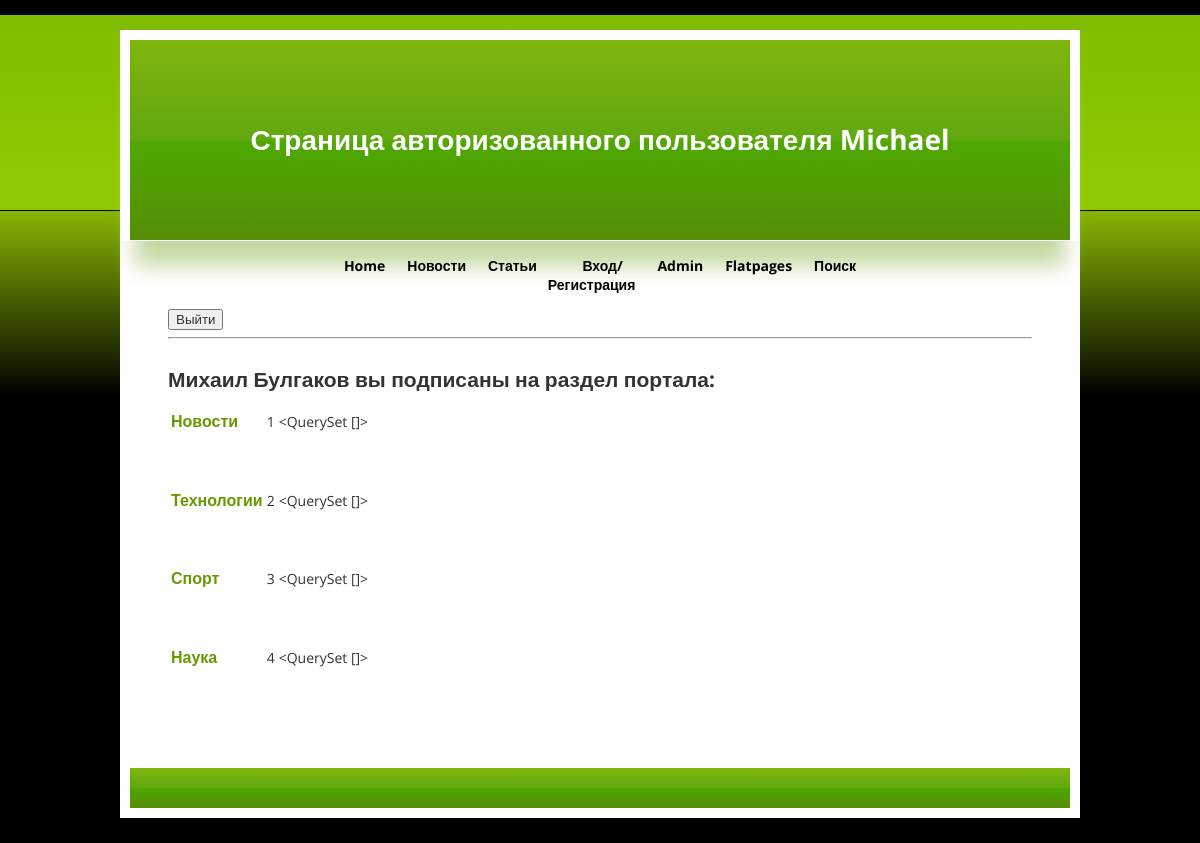
Before: /authorization/ (signed in) with the older database file.
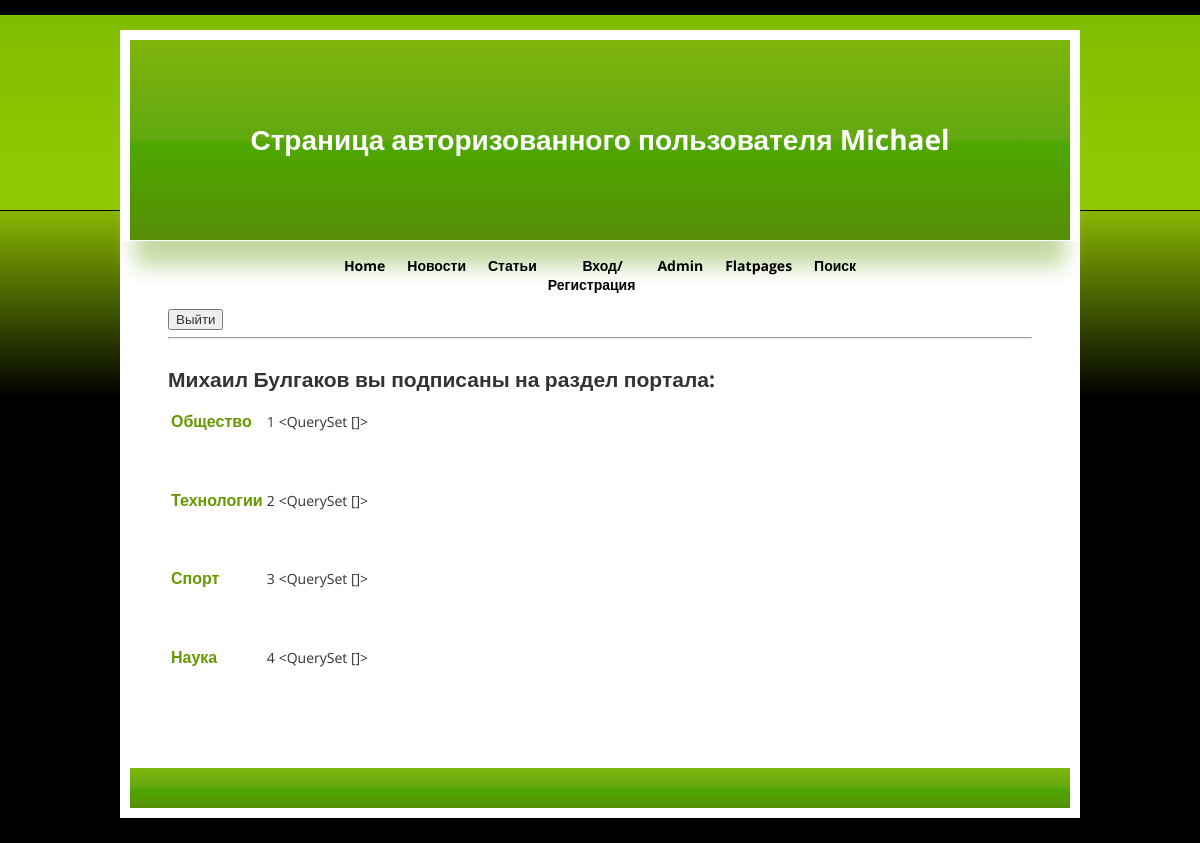
After: the same page with the newer database file.
### np_post/models.py (models this page shows, shortened)
class Category(models.Model):
    name_cat = models.CharField(max_length=100, unique=True)
    description = models.TextField(max_length=400, blank=True)
    subscribed = models.BooleanField(default=False)
    user = models.ManyToManyField(User, blank=True, related_name='cats_user')

### protect/views.py (the view)
# urls.py: path('', IndexView.as_view(), name='authorization'),
class IndexView(LoginRequiredMixin, TemplateView):
    template_name = 'protect/index.html'
    def get_context_data(self, **kwargs):
        context = super().get_context_data(**kwargs)
        context['is_not_authors'] = not self.request.user.groups.filter(name='authors').exists()
        context['sections'] = Category.objects.all()
        context['subs'] = Category.objects.filter(user=self.request.user.id, id=2)
        context['slovar'] = {
            'Category': {
                'id_cat': 8,
                'name_cat': 'Category',
                'description': 'Bla Bla Bla Bla La La',
                'subscribed': True
            }
        }
        return context

### templates/protect/index.html (shortened to what this page needs)
{% extends 'main.html' %}
{% block header %}
    <h1><a href="/authorization/">Страница авторизованного пользователя {{ request.user.username }}</a></h1>
{% endblock header %}
{% block content %}
<button> <a href="/accounts/logout/">Выйти</a> </button>
<br><hr><br>
    {% if sections %}
        <h2>{{ request.user.first_name }} {{ request.user.last_name }} вы подписаны на раздел портала:</h2>
        <table>
        {% for section in sections %}
           <tr>
               <td><h3>{{ section.name_cat }}</h3></td>
               <td><p>{{ section.id }}</p></td>
               <td><p>{{ subs }}</p>
               </td>
           </tr>
            <tr>
               <td colspan="3"><h4>{{ section.description }}</h4></td>
           </tr>
        {% endfor %}
        </table>
    {% else %}
        <h2>У вас нет оформленных подписок</h2>
    {% endif %}
{% endblock content %}

Changed rows visible on the page:
changed Category id 1: name_cat "Новости" → "Общество"
